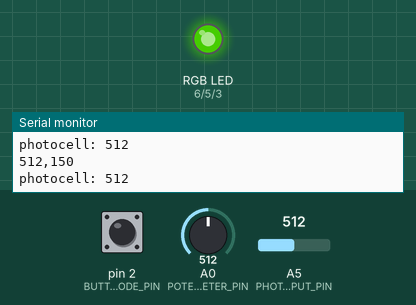
Simulated run of this sketch. Board: Arduino Uno, built with avr-gcc and run on an emulated ATmega328P. Shown: an RGB LED mixed from three pins (HIGH = lit), the last lines printed to the serial monitor. The test bench sets the inputs (shaded band); at power-on: A5 (PHOTOCELL_INPUT_PIN) = 512, pin 2 (BUTTON_SELECT_MODE_PIN) HIGH, A0 (POTENTIOMETER_PIN) = 512. Dim RGB values are drawn brighter than linear; random numbers use the default seed unless the sketch sets one.

Above: at 1.2 s.
1.3 s: A5 (PHOTOCELL_INPUT_PIN) set to 391
At 3.37 s:
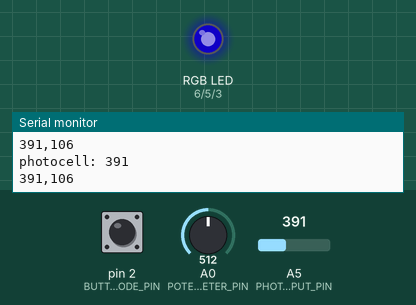
4.3 s: A5 (PHOTOCELL_INPUT_PIN) set to 356
At 4.97 s:
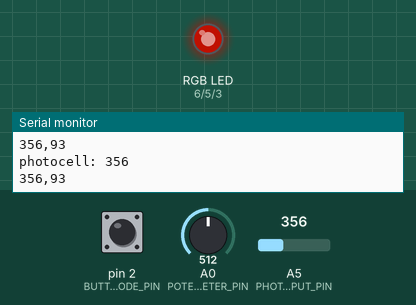
7.3 s: A5 (PHOTOCELL_INPUT_PIN) set to 90
8.8 s: A5 (PHOTOCELL_INPUT_PIN) set to 511
At 9.77 s:
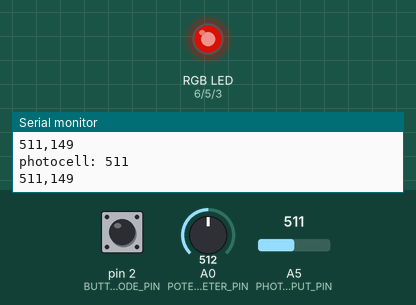
11.8 s: pin 2 (BUTTON_SELECT_MODE_PIN) pulled LOW for 0.15 s
Timing chart, 0 to 14.8 s (numbered marks = the images above; inputs shaded):
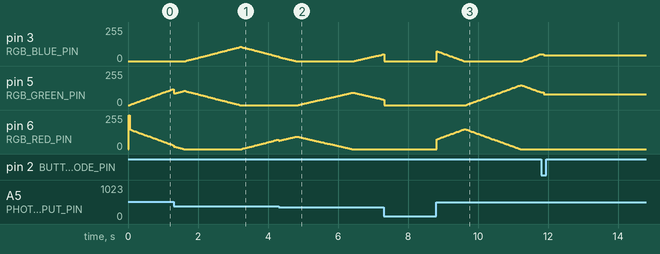

The sketch:

Lantern_nightlight.ino
```cpp
enum MODE{
  FADE,
  POTENTIOMETER,
  PULL,
  NUM_MODES
};

enum RGB{
  RED,
  GREEN,
  BLUE,
  NUM_COLORS
};

const bool COMMON_ANODE = false;
const int BUTTON_SELECT_MODE_PIN = 2;
// const int LED_PIN = 11;

const int PHOTOCELL_INPUT_PIN = A5;
const int MIN_PHOTOCELL_VAL = 100;
// max darkness level (LED should be fully on for anything 800+)
const int MAX_PHOTOCELL_VAL = 800;
const boolean PHOTOCELL_IS_R2_IN_VOLTAGE_DIVIDER = true; // set false if photocell is R1
const int SOUND_SENSOR_DIGITAL_PIN = 7;
const int SOUND_SENSOR__ANALOG_PIN = A1;

const int RGB_RED_PIN = 6;
const int RGB_GREEN_PIN  = 5;
const int RGB_BLUE_PIN  = 3;
const int DELAY_MS = 20; // delay in ms between changing colors
const int MAX_COLOR_VALUE = 255;

int _rgbLedValues[] = {255, 0, 0}; // Red, Green, Blue
enum RGB _curFadingUpColor = GREEN;
enum RGB _curFadingDownColor = RED;
const int FADE_STEP = 5;

const int POTENTIOMETER_PIN = A0;
const int MIN_ANALOG_INPUT = 0;
const int MAX_ANALOG_INPUT = 1023;
enum MODE _mode = FADE;

// const int MAX_LED_VAL = 255;
const int MIN_LED_VAL = 0;
int _fadeVal = 0;
int _fadeStep = 5;
int _prevButtonVal = HIGH; // pull-up resistor config
bool is_on = false;

void setup()
{
  // Turn on serial for debugging
  Serial.begin(9600);

  // Setup pin modes
  pinMode(RGB_RED_PIN, OUTPUT);
  pinMode(RGB_GREEN_PIN, OUTPUT);
  pinMode(RGB_BLUE_PIN, OUTPUT);

  pinMode(BUTTON_SELECT_MODE_PIN, INPUT_PULLUP);
  pinMode(POTENTIOMETER_PIN, INPUT);
  pinMode(PHOTOCELL_INPUT_PIN, INPUT);
  pinMode(SOUND_SENSOR_DIGITAL_PIN, INPUT);
  // pinMode(LED_PIN, OUTPUT);
  printMode();

  Serial.println("Red, Green, Blue");

  // Set initial color
  setColor(_rgbLedValues[RED], _rgbLedValues[GREEN], _rgbLedValues[BLUE], 255);
  delay(DELAY_MS);
}

void loop()
{
  // Check mode select button state and increment
  // mode accordingly
  int buttonVal = digitalRead(BUTTON_SELECT_MODE_PIN);

  // Turn on built-in LED when button pressed
  // to give feedback to user
  digitalWrite(LED_BUILTIN, !buttonVal);

  // Button is LOW when pressed
  if(buttonVal == LOW && buttonVal != _prevButtonVal){

    // Increment the modes
  	_mode = (MODE)(_mode + 1);
    if(_mode >= NUM_MODES){
      _mode = FADE;
    }
    printMode();

    delay(50); // simple debounce
  }

  // Now set the LED according to the mode
  if(_mode == FADE){ // Fade mode
  	fadeMode();
  }else if(_mode == POTENTIOMETER){ // Potentiometer mode
    int potVal = analogRead(POTENTIOMETER_PIN);
    int ledVal = map(potVal, MIN_ANALOG_INPUT, MAX_ANALOG_INPUT, 255, 0);
    setColor(_rgbLedValues[RED], _rgbLedValues[GREEN], _rgbLedValues[BLUE], ledVal);
  } else if (_mode == PULL) {
  	pullMode();
  }

  _prevButtonVal = buttonVal;
  delay(10);
}


void printMode(){
  Serial.print("Now in mode: ");
  //Serial.print(_mode);
  switch(_mode){
  	case FADE:
      Serial.print("FADE automatically fades the LED with step size: ");
      Serial.println(_fadeStep);
      break;
    case POTENTIOMETER:
      Serial.print("POTENTIOMETER sets the LED based on the pot value: ");
      Serial.println(analogRead(POTENTIOMETER_PIN));
      break;
    case PULL:
      Serial.print("PULL mode on");
      break;
    default:
      Serial.println("In an unknown mode, we should not be here! :)");
      break;
  }
}

void pullMode()
{
  int val = digitalRead(SOUND_SENSOR_DIGITAL_PIN);
  Serial.println(val);
  if (val == 1) {
    if (is_on == true) {
      setColor(0, 0, 0, 0);
      is_on = false;
    } else {
      setColor(255, 20, 0, random(120)+135);
      is_on = true;
    }
  }
}

void fadeMode()
{
  int photocellVal = analogRead(PHOTOCELL_INPUT_PIN);
  Serial.print("photocell: ");
  Serial.println(photocellVal);
  int brightnessVal = map(photocellVal, MIN_PHOTOCELL_VAL, MAX_PHOTOCELL_VAL, 0, 255);
  brightnessVal = constrain(brightnessVal, 0, 255);
  if(PHOTOCELL_IS_R2_IN_VOLTAGE_DIVIDER == false){
    // We need to invert the LED (it should be brighter when environment is darker)
    // This assumes the photocell is Rtop in the voltage divider
    brightnessVal = 255 - brightnessVal;
  }
  Serial.print(photocellVal);
  Serial.print(",");
  Serial.println(brightnessVal);

  // Increment and decrement the RGB LED values for the current
  // fade up color and the current fade down color
  _rgbLedValues[_curFadingUpColor] += FADE_STEP;
  _rgbLedValues[_curFadingDownColor] -= FADE_STEP;

  // Check to see if we've reached our maximum color value for fading up
  // If so, go to the next fade up color (we go from RED to GREEN to BLUE
  // as specified by the RGB enum)
  // This fade code partially based on: https://gist.github.com/jamesotron/766994
  if(_rgbLedValues[_curFadingUpColor] > MAX_COLOR_VALUE){
    _rgbLedValues[_curFadingUpColor] = MAX_COLOR_VALUE;
    _curFadingUpColor = (RGB)((int)_curFadingUpColor + 1);

    if(_curFadingUpColor > (int)BLUE){
      _curFadingUpColor = RED;
    }
  }

  // Check to see if the current LED we are fading down has gotten to zero
  // If so, select the next LED to start fading down (again, we go from RED to
  // GREEN to BLUE as specified by the RGB enum)
  if(_rgbLedValues[_curFadingDownColor] < 0){
    _rgbLedValues[_curFadingDownColor] = 0;
    _curFadingDownColor = (RGB)((int)_curFadingDownColor + 1);

    if(_curFadingDownColor > (int)BLUE){
      _curFadingDownColor = RED;
    }
  }

  // Set the color and then delay
  setColor(_rgbLedValues[RED], _rgbLedValues[GREEN], _rgbLedValues[BLUE], brightnessVal);
  delay(DELAY_MS);
}

/**
 * setColor takes in values between 0 - 255 for the amount of red, green, and blue, respectively
 * where 255 is the maximum amount of that color and 0 is none of that color. You can illuminate
 * all colors by intermixing different combinations of red, green, and blue
 *
 * This function is based on https://gist.github.com/jamesotron/766994
 */
void setColor(int red, int green, int blue, int brightnessVal)
{
  // If a common anode LED, invert values
  if(COMMON_ANODE == true){
    red = MAX_COLOR_VALUE - red;
    green = MAX_COLOR_VALUE - green;
    blue = MAX_COLOR_VALUE - blue;
  }
  analogWrite(RGB_RED_PIN, red *brightnessVal/MAX_COLOR_VALUE);
  analogWrite(RGB_GREEN_PIN, green*brightnessVal/MAX_COLOR_VALUE);
  analogWrite(RGB_BLUE_PIN, blue*brightnessVal/MAX_COLOR_VALUE);
}
```

Measured:
- the behaviour switches between 375 and 374 on A5 (PHOTOCELL_INPUT_PIN) (found by bisection; images 1 and 2)
- after the input at 8.8 s, pin 5 (RGB_GREEN_PIN): rises from 0/255 to 148/255 in 1.5 s, then falls to 96/255 in 0.59 s; pin 6 (RGB_RED_PIN): rises from 0/255 to 148/255 in 0.77 s, then falls to 0/255 in 1.6 s
- by itself, pin 5 (RGB_GREEN_PIN): rises from 0/255 to 93/255 in 1.5 s, then falls to 41/255 in 0.89 s
